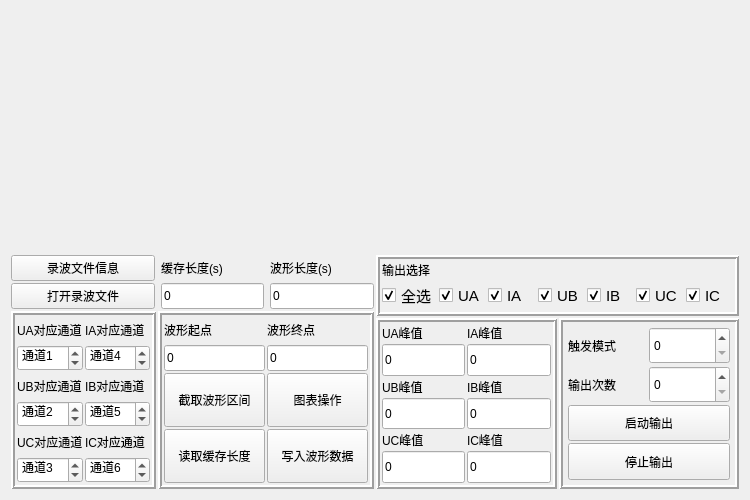
<?xml version="1.0" encoding="UTF-8"?>
<ui version="4.0">
 <class>reout_wave</class>
 <widget class="QWidget" name="reout_wave">
  <property name="geometry">
   <rect>
    <x>0</x>
    <y>0</y>
    <width>750</width>
    <height>500</height>
   </rect>
  </property>
  <property name="windowTitle">
   <string>Form</string>
  </property>
  <layout class="QGridLayout" name="gridLayout">
   <item row="0" column="0">
    <layout class="QVBoxLayout" name="verticalLayout_6" stretch="1,1">
     <property name="spacing">
      <number>0</number>
     </property>
     <item>
      <layout class="QVBoxLayout" name="verticalLayout_5" stretch="0,1,1">
       <property name="spacing">
        <number>0</number>
       </property>
       <item>
        <layout class="QHBoxLayout" name="horizontalLayout_12">
         <property name="spacing">
          <number>2</number>
         </property>
        </layout>
       </item>
       <item>
        <widget class="CustomPlotHasRoll" name="u_map" native="true"/>
       </item>
       <item>
        <widget class="CustomPlotHasRoll" name="i_map" native="true">
         <property name="sizePolicy">
          <sizepolicy hsizetype="Expanding" vsizetype="Expanding">
           <horstretch>0</horstretch>
           <verstretch>0</verstretch>
          </sizepolicy>
         </property>
        </widget>
       </item>
      </layout>
     </item>
     <item>
      <layout class="QHBoxLayout" name="horizontalLayout_5" stretch="1,1">
       <property name="spacing">
        <number>2</number>
       </property>
       <property name="topMargin">
        <number>5</number>
       </property>
       <item>
        <layout class="QVBoxLayout" name="verticalLayout_3" stretch="0,2">
         <property name="spacing">
          <number>2</number>
         </property>
         <item>
          <layout class="QHBoxLayout" name="horizontalLayout_2" stretch="4,3,3">
           <property name="spacing">
            <number>2</number>
           </property>
           <item>
            <layout class="QVBoxLayout" name="verticalLayout_21">
             <property name="spacing">
              <number>2</number>
             </property>
             <item>
              <widget class="QPushButton" name="pushButton">
               <property name="sizePolicy">
                <sizepolicy hsizetype="Expanding" vsizetype="Expanding">
                 <horstretch>0</horstretch>
                 <verstretch>0</verstretch>
                </sizepolicy>
               </property>
               <property name="text">
                <string>录波文件信息</string>
               </property>
              </widget>
             </item>
             <item>
              <widget class="QPushButton" name="pushButton_2">
               <property name="sizePolicy">
                <sizepolicy hsizetype="Expanding" vsizetype="Expanding">
                 <horstretch>0</horstretch>
                 <verstretch>0</verstretch>
                </sizepolicy>
               </property>
               <property name="text">
                <string>打开录波文件</string>
               </property>
              </widget>
             </item>
            </layout>
           </item>
           <item>
            <layout class="QVBoxLayout" name="verticalLayout">
             <property name="spacing">
              <number>2</number>
             </property>
             <property name="leftMargin">
              <number>4</number>
             </property>
             <item>
              <widget class="QLabel" name="label">
               <property name="sizePolicy">
                <sizepolicy hsizetype="Preferred" vsizetype="Expanding">
                 <horstretch>0</horstretch>
                 <verstretch>0</verstretch>
                </sizepolicy>
               </property>
               <property name="text">
                <string>缓存长度(s)</string>
               </property>
              </widget>
             </item>
             <item>
              <widget class="QLineEdit" name="flush_lenth">
               <property name="sizePolicy">
                <sizepolicy hsizetype="Expanding" vsizetype="Expanding">
                 <horstretch>0</horstretch>
                 <verstretch>0</verstretch>
                </sizepolicy>
               </property>
               <property name="text">
                <string>0</string>
               </property>
               <property name="readOnly">
                <bool>true</bool>
               </property>
              </widget>
             </item>
            </layout>
           </item>
           <item>
            <layout class="QVBoxLayout" name="verticalLayout_2">
             <property name="spacing">
              <number>2</number>
             </property>
             <property name="leftMargin">
              <number>4</number>
             </property>
             <item>
              <widget class="QLabel" name="label_2">
               <property name="sizePolicy">
                <sizepolicy hsizetype="Preferred" vsizetype="Expanding">
                 <horstretch>0</horstretch>
                 <verstretch>0</verstretch>
                </sizepolicy>
               </property>
               <property name="text">
                <string>波形长度(s)</string>
               </property>
              </widget>
             </item>
             <item>
              <widget class="QLineEdit" name="wave_lenth">
               <property name="sizePolicy">
                <sizepolicy hsizetype="Expanding" vsizetype="Expanding">
                 <horstretch>0</horstretch>
                 <verstretch>0</verstretch>
                </sizepolicy>
               </property>
               <property name="text">
                <string>0</string>
               </property>
               <property name="readOnly">
                <bool>true</bool>
               </property>
              </widget>
             </item>
            </layout>
           </item>
          </layout>
         </item>
         <item>
          <layout class="QHBoxLayout" name="horizontalLayout_3" stretch="2,3">
           <property name="spacing">
            <number>2</number>
           </property>
           <item>
            <widget class="QFrame" name="frame">
             <property name="frameShape">
              <enum>QFrame::Box</enum>
             </property>
             <property name="frameShadow">
              <enum>QFrame::Raised</enum>
             </property>
             <property name="lineWidth">
              <number>2</number>
             </property>
             <layout class="QGridLayout" name="gridLayout_2">
              <property name="leftMargin">
               <number>2</number>
              </property>
              <property name="topMargin">
               <number>2</number>
              </property>
              <property name="rightMargin">
               <number>2</number>
              </property>
              <property name="bottomMargin">
               <number>2</number>
              </property>
              <property name="spacing">
               <number>2</number>
              </property>
              <item row="2" column="0">
               <layout class="QVBoxLayout" name="verticalLayout_9">
                <property name="spacing">
                 <number>2</number>
                </property>
                <item>
                 <widget class="QLabel" name="label_6">
                  <property name="sizePolicy">
                   <sizepolicy hsizetype="Expanding" vsizetype="Expanding">
                    <horstretch>0</horstretch>
                    <verstretch>0</verstretch>
                   </sizepolicy>
                  </property>
                  <property name="text">
                   <string>UC对应通道</string>
                  </property>
                 </widget>
                </item>
                <item>
                 <widget class="QSpinBox" name="uc_pipe">
                  <property name="sizePolicy">
                   <sizepolicy hsizetype="Expanding" vsizetype="Expanding">
                    <horstretch>0</horstretch>
                    <verstretch>0</verstretch>
                   </sizepolicy>
                  </property>
                  <property name="wrapping">
                   <bool>true</bool>
                  </property>
                  <property name="prefix">
                   <string>通道</string>
                  </property>
                  <property name="value">
                   <number>3</number>
                  </property>
                 </widget>
                </item>
               </layout>
              </item>
              <item row="0" column="1">
               <layout class="QVBoxLayout" name="verticalLayout_10">
                <property name="spacing">
                 <number>2</number>
                </property>
                <item>
                 <widget class="QLabel" name="label_7">
                  <property name="sizePolicy">
                   <sizepolicy hsizetype="Expanding" vsizetype="Expanding">
                    <horstretch>0</horstretch>
                    <verstretch>0</verstretch>
                   </sizepolicy>
                  </property>
                  <property name="text">
                   <string>IA对应通道</string>
                  </property>
                 </widget>
                </item>
                <item>
                 <widget class="QSpinBox" name="ia_pipe">
                  <property name="sizePolicy">
                   <sizepolicy hsizetype="Expanding" vsizetype="Expanding">
                    <horstretch>0</horstretch>
                    <verstretch>0</verstretch>
                   </sizepolicy>
                  </property>
                  <property name="wrapping">
                   <bool>true</bool>
                  </property>
                  <property name="prefix">
                   <string>通道</string>
                  </property>
                  <property name="value">
                   <number>4</number>
                  </property>
                 </widget>
                </item>
               </layout>
              </item>
              <item row="2" column="1">
               <layout class="QVBoxLayout" name="verticalLayout_12">
                <property name="spacing">
                 <number>2</number>
                </property>
                <item>
                 <widget class="QLabel" name="label_8">
                  <property name="sizePolicy">
                   <sizepolicy hsizetype="Expanding" vsizetype="Expanding">
                    <horstretch>0</horstretch>
                    <verstretch>0</verstretch>
                   </sizepolicy>
                  </property>
                  <property name="text">
                   <string>IC对应通道</string>
                  </property>
                 </widget>
                </item>
                <item>
                 <widget class="QSpinBox" name="ic_pipe">
                  <property name="sizePolicy">
                   <sizepolicy hsizetype="Expanding" vsizetype="Expanding">
                    <horstretch>0</horstretch>
                    <verstretch>0</verstretch>
                   </sizepolicy>
                  </property>
                  <property name="wrapping">
                   <bool>true</bool>
                  </property>
                  <property name="prefix">
                   <string>通道</string>
                  </property>
                  <property name="value">
                   <number>6</number>
                  </property>
                 </widget>
                </item>
               </layout>
              </item>
              <item row="0" column="0">
               <layout class="QVBoxLayout" name="verticalLayout_7">
                <property name="spacing">
                 <number>2</number>
                </property>
                <item>
                 <widget class="QLabel" name="label_4">
                  <property name="sizePolicy">
                   <sizepolicy hsizetype="Expanding" vsizetype="Expanding">
                    <horstretch>0</horstretch>
                    <verstretch>0</verstretch>
                   </sizepolicy>
                  </property>
                  <property name="text">
                   <string>UA对应通道</string>
                  </property>
                 </widget>
                </item>
                <item>
                 <widget class="QSpinBox" name="ua_pipe">
                  <property name="sizePolicy">
                   <sizepolicy hsizetype="Expanding" vsizetype="Expanding">
                    <horstretch>0</horstretch>
                    <verstretch>0</verstretch>
                   </sizepolicy>
                  </property>
                  <property name="wrapping">
                   <bool>true</bool>
                  </property>
                  <property name="prefix">
                   <string>通道</string>
                  </property>
                  <property name="value">
                   <number>1</number>
                  </property>
                 </widget>
                </item>
               </layout>
              </item>
              <item row="1" column="0">
               <layout class="QVBoxLayout" name="verticalLayout_8">
                <property name="spacing">
                 <number>2</number>
                </property>
                <item>
                 <widget class="QLabel" name="label_5">
                  <property name="sizePolicy">
                   <sizepolicy hsizetype="Expanding" vsizetype="Expanding">
                    <horstretch>0</horstretch>
                    <verstretch>0</verstretch>
                   </sizepolicy>
                  </property>
                  <property name="text">
                   <string>UB对应通道</string>
                  </property>
                 </widget>
                </item>
                <item>
                 <widget class="QSpinBox" name="ub_pipe">
                  <property name="sizePolicy">
                   <sizepolicy hsizetype="Expanding" vsizetype="Expanding">
                    <horstretch>0</horstretch>
                    <verstretch>0</verstretch>
                   </sizepolicy>
                  </property>
                  <property name="wrapping">
                   <bool>true</bool>
                  </property>
                  <property name="prefix">
                   <string>通道</string>
                  </property>
                  <property name="value">
                   <number>2</number>
                  </property>
                 </widget>
                </item>
               </layout>
              </item>
              <item row="1" column="1">
               <layout class="QVBoxLayout" name="verticalLayout_11">
                <property name="spacing">
                 <number>2</number>
                </property>
                <item>
                 <widget class="QLabel" name="label_9">
                  <property name="sizePolicy">
                   <sizepolicy hsizetype="Expanding" vsizetype="Expanding">
                    <horstretch>0</horstretch>
                    <verstretch>0</verstretch>
                   </sizepolicy>
                  </property>
                  <property name="text">
                   <string>IB对应通道</string>
                  </property>
                 </widget>
                </item>
                <item>
                 <widget class="QSpinBox" name="ib_pipe">
                  <property name="sizePolicy">
                   <sizepolicy hsizetype="Expanding" vsizetype="Expanding">
                    <horstretch>0</horstretch>
                    <verstretch>0</verstretch>
                   </sizepolicy>
                  </property>
                  <property name="wrapping">
                   <bool>true</bool>
                  </property>
                  <property name="prefix">
                   <string>通道</string>
                  </property>
                  <property name="value">
                   <number>5</number>
                  </property>
                 </widget>
                </item>
               </layout>
              </item>
             </layout>
            </widget>
           </item>
           <item>
            <widget class="QFrame" name="frame_2">
             <property name="frameShape">
              <enum>QFrame::Box</enum>
             </property>
             <property name="frameShadow">
              <enum>QFrame::Raised</enum>
             </property>
             <property name="lineWidth">
              <number>2</number>
             </property>
             <layout class="QGridLayout" name="gridLayout_3" rowstretch="1,1,1">
              <property name="leftMargin">
               <number>2</number>
              </property>
              <property name="topMargin">
               <number>2</number>
              </property>
              <property name="rightMargin">
               <number>2</number>
              </property>
              <property name="bottomMargin">
               <number>2</number>
              </property>
              <property name="spacing">
               <number>2</number>
              </property>
              <item row="0" column="1">
               <layout class="QVBoxLayout" name="verticalLayout_14">
                <property name="spacing">
                 <number>2</number>
                </property>
                <item>
                 <widget class="QLabel" name="label_11">
                  <property name="sizePolicy">
                   <sizepolicy hsizetype="Expanding" vsizetype="Expanding">
                    <horstretch>0</horstretch>
                    <verstretch>0</verstretch>
                   </sizepolicy>
                  </property>
                  <property name="text">
                   <string>波形终点</string>
                  </property>
                 </widget>
                </item>
                <item>
                 <widget class="QLineEdit" name="wave_end">
                  <property name="sizePolicy">
                   <sizepolicy hsizetype="Expanding" vsizetype="Expanding">
                    <horstretch>0</horstretch>
                    <verstretch>0</verstretch>
                   </sizepolicy>
                  </property>
                  <property name="text">
                   <string>0</string>
                  </property>
                 </widget>
                </item>
               </layout>
              </item>
              <item row="2" column="0" colspan="2">
               <layout class="QHBoxLayout" name="horizontalLayout_8">
                <property name="spacing">
                 <number>2</number>
                </property>
                <item>
                 <widget class="QPushButton" name="read_falush_lenth">
                  <property name="sizePolicy">
                   <sizepolicy hsizetype="Expanding" vsizetype="Expanding">
                    <horstretch>0</horstretch>
                    <verstretch>0</verstretch>
                   </sizepolicy>
                  </property>
                  <property name="text">
                   <string>读取缓存长度</string>
                  </property>
                 </widget>
                </item>
                <item>
                 <widget class="QPushButton" name="write_wave_date">
                  <property name="sizePolicy">
                   <sizepolicy hsizetype="Expanding" vsizetype="Expanding">
                    <horstretch>0</horstretch>
                    <verstretch>0</verstretch>
                   </sizepolicy>
                  </property>
                  <property name="text">
                   <string>写入波形数据</string>
                  </property>
                 </widget>
                </item>
               </layout>
              </item>
              <item row="0" column="0">
               <layout class="QVBoxLayout" name="verticalLayout_13">
                <property name="spacing">
                 <number>2</number>
                </property>
                <item>
                 <widget class="QLabel" name="label_10">
                  <property name="sizePolicy">
                   <sizepolicy hsizetype="Expanding" vsizetype="Expanding">
                    <horstretch>0</horstretch>
                    <verstretch>0</verstretch>
                   </sizepolicy>
                  </property>
                  <property name="text">
                   <string>波形起点</string>
                  </property>
                 </widget>
                </item>
                <item>
                 <widget class="QLineEdit" name="wave_start">
                  <property name="sizePolicy">
                   <sizepolicy hsizetype="Expanding" vsizetype="Expanding">
                    <horstretch>0</horstretch>
                    <verstretch>0</verstretch>
                   </sizepolicy>
                  </property>
                  <property name="text">
                   <string>0</string>
                  </property>
                 </widget>
                </item>
               </layout>
              </item>
              <item row="1" column="0" colspan="2">
               <layout class="QHBoxLayout" name="horizontalLayout_9" stretch="1,1">
                <property name="spacing">
                 <number>2</number>
                </property>
                <item>
                 <widget class="QPushButton" name="mid_wave">
                  <property name="sizePolicy">
                   <sizepolicy hsizetype="Expanding" vsizetype="Expanding">
                    <horstretch>0</horstretch>
                    <verstretch>0</verstretch>
                   </sizepolicy>
                  </property>
                  <property name="text">
                   <string>截取波形区间</string>
                  </property>
                 </widget>
                </item>
                <item>
                 <widget class="QPushButton" name="map_control">
                  <property name="sizePolicy">
                   <sizepolicy hsizetype="Expanding" vsizetype="Expanding">
                    <horstretch>0</horstretch>
                    <verstretch>0</verstretch>
                   </sizepolicy>
                  </property>
                  <property name="text">
                   <string>图表操作</string>
                  </property>
                 </widget>
                </item>
               </layout>
              </item>
             </layout>
            </widget>
           </item>
          </layout>
         </item>
        </layout>
       </item>
       <item>
        <layout class="QVBoxLayout" name="verticalLayout_4" stretch="0,2">
         <property name="spacing">
          <number>2</number>
         </property>
         <item>
          <widget class="QFrame" name="frame_5">
           <property name="frameShape">
            <enum>QFrame::Box</enum>
           </property>
           <property name="frameShadow">
            <enum>QFrame::Raised</enum>
           </property>
           <property name="lineWidth">
            <number>2</number>
           </property>
           <layout class="QGridLayout" name="gridLayout_5">
            <property name="leftMargin">
             <number>2</number>
            </property>
            <property name="topMargin">
             <number>2</number>
            </property>
            <property name="rightMargin">
             <number>2</number>
            </property>
            <property name="bottomMargin">
             <number>2</number>
            </property>
            <property name="spacing">
             <number>2</number>
            </property>
            <item row="1" column="0">
             <layout class="QHBoxLayout" name="horizontalLayout">
              <item>
               <widget class="QCheckBox" name="all">
                <property name="sizePolicy">
                 <sizepolicy hsizetype="Expanding" vsizetype="Expanding">
                  <horstretch>0</horstretch>
                  <verstretch>0</verstretch>
                 </sizepolicy>
                </property>
                <property name="font">
                 <font>
                  <pointsize>11</pointsize>
                 </font>
                </property>
                <property name="text">
                 <string>全选</string>
                </property>
                <property name="checked">
                 <bool>true</bool>
                </property>
               </widget>
              </item>
              <item>
               <widget class="QCheckBox" name="ua_flag">
                <property name="sizePolicy">
                 <sizepolicy hsizetype="Expanding" vsizetype="Expanding">
                  <horstretch>0</horstretch>
                  <verstretch>0</verstretch>
                 </sizepolicy>
                </property>
                <property name="font">
                 <font>
                  <pointsize>11</pointsize>
                 </font>
                </property>
                <property name="text">
                 <string>UA</string>
                </property>
                <property name="checked">
                 <bool>true</bool>
                </property>
               </widget>
              </item>
              <item>
               <widget class="QCheckBox" name="ia_flag">
                <property name="sizePolicy">
                 <sizepolicy hsizetype="Expanding" vsizetype="Expanding">
                  <horstretch>0</horstretch>
                  <verstretch>0</verstretch>
                 </sizepolicy>
                </property>
                <property name="font">
                 <font>
                  <pointsize>11</pointsize>
                 </font>
                </property>
                <property name="text">
                 <string>IA</string>
                </property>
                <property name="checked">
                 <bool>true</bool>
                </property>
               </widget>
              </item>
              <item>
               <widget class="QCheckBox" name="ub_flag">
                <property name="sizePolicy">
                 <sizepolicy hsizetype="Expanding" vsizetype="Expanding">
                  <horstretch>0</horstretch>
                  <verstretch>0</verstretch>
                 </sizepolicy>
                </property>
                <property name="font">
                 <font>
                  <pointsize>11</pointsize>
                 </font>
                </property>
                <property name="text">
                 <string>UB</string>
                </property>
                <property name="checked">
                 <bool>true</bool>
                </property>
               </widget>
              </item>
              <item>
               <widget class="QCheckBox" name="ib_flag">
                <property name="sizePolicy">
                 <sizepolicy hsizetype="Expanding" vsizetype="Expanding">
                  <horstretch>0</horstretch>
                  <verstretch>0</verstretch>
                 </sizepolicy>
                </property>
                <property name="font">
                 <font>
                  <pointsize>11</pointsize>
                 </font>
                </property>
                <property name="text">
                 <string>IB</string>
                </property>
                <property name="checked">
                 <bool>true</bool>
                </property>
               </widget>
              </item>
              <item>
               <widget class="QCheckBox" name="uc_flag">
                <property name="sizePolicy">
                 <sizepolicy hsizetype="Expanding" vsizetype="Expanding">
                  <horstretch>0</horstretch>
                  <verstretch>0</verstretch>
                 </sizepolicy>
                </property>
                <property name="font">
                 <font>
                  <pointsize>11</pointsize>
                 </font>
                </property>
                <property name="text">
                 <string>UC</string>
                </property>
                <property name="checked">
                 <bool>true</bool>
                </property>
               </widget>
              </item>
              <item>
               <widget class="QCheckBox" name="ic_flag">
                <property name="sizePolicy">
                 <sizepolicy hsizetype="Expanding" vsizetype="Expanding">
                  <horstretch>0</horstretch>
                  <verstretch>0</verstretch>
                 </sizepolicy>
                </property>
                <property name="font">
                 <font>
                  <pointsize>11</pointsize>
                 </font>
                </property>
                <property name="text">
                 <string>IC</string>
                </property>
                <property name="checked">
                 <bool>true</bool>
                </property>
               </widget>
              </item>
             </layout>
            </item>
            <item row="0" column="0">
             <widget class="QLabel" name="label_3">
              <property name="sizePolicy">
               <sizepolicy hsizetype="Expanding" vsizetype="Expanding">
                <horstretch>0</horstretch>
                <verstretch>0</verstretch>
               </sizepolicy>
              </property>
              <property name="text">
               <string>输出选择</string>
              </property>
             </widget>
            </item>
           </layout>
          </widget>
         </item>
         <item>
          <layout class="QHBoxLayout" name="horizontalLayout_4" stretch="1,1">
           <property name="spacing">
            <number>2</number>
           </property>
           <item>
            <widget class="QFrame" name="frame_3">
             <property name="frameShape">
              <enum>QFrame::Box</enum>
             </property>
             <property name="frameShadow">
              <enum>QFrame::Raised</enum>
             </property>
             <property name="lineWidth">
              <number>2</number>
             </property>
             <layout class="QGridLayout" name="gridLayout_4">
              <property name="leftMargin">
               <number>2</number>
              </property>
              <property name="topMargin">
               <number>2</number>
              </property>
              <property name="rightMargin">
               <number>2</number>
              </property>
              <property name="bottomMargin">
               <number>2</number>
              </property>
              <property name="spacing">
               <number>2</number>
              </property>
              <item row="0" column="1">
               <layout class="QVBoxLayout" name="verticalLayout_18">
                <property name="spacing">
                 <number>2</number>
                </property>
                <item>
                 <widget class="QLabel" name="label_17">
                  <property name="text">
                   <string>IA峰值</string>
                  </property>
                 </widget>
                </item>
                <item>
                 <widget class="QLineEdit" name="ia_max">
                  <property name="sizePolicy">
                   <sizepolicy hsizetype="Expanding" vsizetype="Expanding">
                    <horstretch>0</horstretch>
                    <verstretch>0</verstretch>
                   </sizepolicy>
                  </property>
                  <property name="text">
                   <string>0</string>
                  </property>
                  <property name="readOnly">
                   <bool>false</bool>
                  </property>
                 </widget>
                </item>
               </layout>
              </item>
              <item row="0" column="0">
               <layout class="QVBoxLayout" name="verticalLayout_15">
                <property name="spacing">
                 <number>2</number>
                </property>
                <item>
                 <widget class="QLabel" name="label_12">
                  <property name="text">
                   <string>UA峰值</string>
                  </property>
                 </widget>
                </item>
                <item>
                 <widget class="QLineEdit" name="ua_max">
                  <property name="sizePolicy">
                   <sizepolicy hsizetype="Expanding" vsizetype="Expanding">
                    <horstretch>0</horstretch>
                    <verstretch>0</verstretch>
                   </sizepolicy>
                  </property>
                  <property name="text">
                   <string>0</string>
                  </property>
                  <property name="readOnly">
                   <bool>false</bool>
                  </property>
                 </widget>
                </item>
               </layout>
              </item>
              <item row="2" column="1">
               <layout class="QVBoxLayout" name="verticalLayout_20">
                <property name="spacing">
                 <number>2</number>
                </property>
                <item>
                 <widget class="QLabel" name="label_16">
                  <property name="text">
                   <string>IC峰值</string>
                  </property>
                 </widget>
                </item>
                <item>
                 <widget class="QLineEdit" name="ic_max">
                  <property name="sizePolicy">
                   <sizepolicy hsizetype="Expanding" vsizetype="Expanding">
                    <horstretch>0</horstretch>
                    <verstretch>0</verstretch>
                   </sizepolicy>
                  </property>
                  <property name="text">
                   <string>0</string>
                  </property>
                  <property name="readOnly">
                   <bool>false</bool>
                  </property>
                 </widget>
                </item>
               </layout>
              </item>
              <item row="2" column="0">
               <layout class="QVBoxLayout" name="verticalLayout_17">
                <property name="spacing">
                 <number>2</number>
                </property>
                <item>
                 <widget class="QLabel" name="label_14">
                  <property name="text">
                   <string>UC峰值</string>
                  </property>
                 </widget>
                </item>
                <item>
                 <widget class="QLineEdit" name="uc_max">
                  <property name="sizePolicy">
                   <sizepolicy hsizetype="Expanding" vsizetype="Expanding">
                    <horstretch>0</horstretch>
                    <verstretch>0</verstretch>
                   </sizepolicy>
                  </property>
                  <property name="text">
                   <string>0</string>
                  </property>
                  <property name="readOnly">
                   <bool>false</bool>
                  </property>
                 </widget>
                </item>
               </layout>
              </item>
              <item row="1" column="1">
               <layout class="QVBoxLayout" name="verticalLayout_19">
                <property name="spacing">
                 <number>2</number>
                </property>
                <item>
                 <widget class="QLabel" name="label_15">
                  <property name="text">
                   <string>IB峰值</string>
                  </property>
                 </widget>
                </item>
                <item>
                 <widget class="QLineEdit" name="ib_max">
                  <property name="sizePolicy">
                   <sizepolicy hsizetype="Expanding" vsizetype="Expanding">
                    <horstretch>0</horstretch>
                    <verstretch>0</verstretch>
                   </sizepolicy>
                  </property>
                  <property name="text">
                   <string>0</string>
                  </property>
                  <property name="readOnly">
                   <bool>false</bool>
                  </property>
                 </widget>
                </item>
               </layout>
              </item>
              <item row="1" column="0">
               <layout class="QVBoxLayout" name="verticalLayout_16">
                <property name="spacing">
                 <number>2</number>
                </property>
                <item>
                 <widget class="QLabel" name="label_13">
                  <property name="text">
                   <string>UB峰值</string>
                  </property>
                 </widget>
                </item>
                <item>
                 <widget class="QLineEdit" name="ub_max">
                  <property name="sizePolicy">
                   <sizepolicy hsizetype="Expanding" vsizetype="Expanding">
                    <horstretch>0</horstretch>
                    <verstretch>0</verstretch>
                   </sizepolicy>
                  </property>
                  <property name="text">
                   <string>0</string>
                  </property>
                  <property name="readOnly">
                   <bool>false</bool>
                  </property>
                 </widget>
                </item>
               </layout>
              </item>
             </layout>
            </widget>
           </item>
           <item>
            <widget class="QFrame" name="frame_4">
             <property name="frameShape">
              <enum>QFrame::Box</enum>
             </property>
             <property name="frameShadow">
              <enum>QFrame::Raised</enum>
             </property>
             <property name="lineWidth">
              <number>2</number>
             </property>
             <layout class="QGridLayout" name="gridLayout_6">
              <property name="leftMargin">
               <number>5</number>
              </property>
              <property name="topMargin">
               <number>5</number>
              </property>
              <property name="rightMargin">
               <number>5</number>
              </property>
              <property name="bottomMargin">
               <number>5</number>
              </property>
              <property name="horizontalSpacing">
               <number>0</number>
              </property>
              <property name="verticalSpacing">
               <number>2</number>
              </property>
              <item row="0" column="0">
               <widget class="QLabel" name="label_18">
                <property name="sizePolicy">
                 <sizepolicy hsizetype="Expanding" vsizetype="Expanding">
                  <horstretch>0</horstretch>
                  <verstretch>0</verstretch>
                 </sizepolicy>
                </property>
                <property name="text">
                 <string>触发模式</string>
                </property>
               </widget>
              </item>
              <item row="2" column="0" colspan="2">
               <widget class="QPushButton" name="start_out">
                <property name="sizePolicy">
                 <sizepolicy hsizetype="Expanding" vsizetype="Expanding">
                  <horstretch>0</horstretch>
                  <verstretch>0</verstretch>
                 </sizepolicy>
                </property>
                <property name="text">
                 <string>启动输出</string>
                </property>
               </widget>
              </item>
              <item row="0" column="1">
               <widget class="M_spinbox" name="tigger_mode">
                <property name="sizePolicy">
                 <sizepolicy hsizetype="Expanding" vsizetype="Expanding">
                  <horstretch>0</horstretch>
                  <verstretch>0</verstretch>
                 </sizepolicy>
                </property>
               </widget>
              </item>
              <item row="1" column="1">
               <widget class="M_spinbox" name="out_count">
                <property name="sizePolicy">
                 <sizepolicy hsizetype="Expanding" vsizetype="Expanding">
                  <horstretch>0</horstretch>
                  <verstretch>0</verstretch>
                 </sizepolicy>
                </property>
               </widget>
              </item>
              <item row="3" column="0" colspan="2">
               <widget class="QPushButton" name="stop_out">
                <property name="sizePolicy">
                 <sizepolicy hsizetype="Expanding" vsizetype="Expanding">
                  <horstretch>0</horstretch>
                  <verstretch>0</verstretch>
                 </sizepolicy>
                </property>
                <property name="text">
                 <string>停止输出</string>
                </property>
               </widget>
              </item>
              <item row="1" column="0">
               <widget class="QLabel" name="label_19">
                <property name="sizePolicy">
                 <sizepolicy hsizetype="Expanding" vsizetype="Expanding">
                  <horstretch>0</horstretch>
                  <verstretch>0</verstretch>
                 </sizepolicy>
                </property>
                <property name="text">
                 <string>输出次数</string>
                </property>
               </widget>
              </item>
             </layout>
            </widget>
           </item>
          </layout>
         </item>
        </layout>
       </item>
      </layout>
     </item>
    </layout>
   </item>
  </layout>
 </widget>
 <customwidgets>
  <customwidget>
   <class>CustomPlotHasRoll</class>
   <extends>QWidget</extends>
   <header location="global">customplothasroll.h</header>
   <container>1</container>
  </customwidget>
  <customwidget>
   <class>M_spinbox</class>
   <extends>QSpinBox</extends>
   <header>m_spinbox.h</header>
  </customwidget>
 </customwidgets>
 <resources/>
 <connections/>
</ui>
